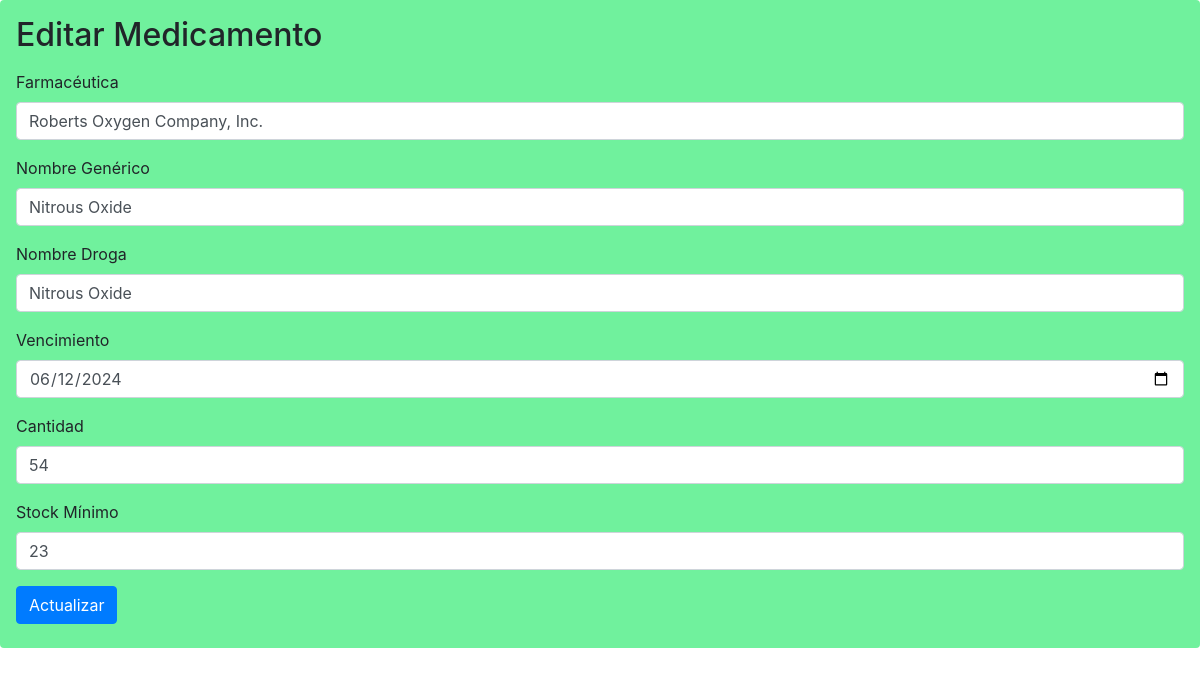
Page /edit/2 on the committed database.
### app.py (models this page shows, shortened)
class Medicamento(db.Model):
    __tablename__ = "medicamentos"
    id = db.Column(db.Integer, primary_key=True)
    farmaceutica = db.Column(db.String(100), nullable=False)
    nombre_generico = db.Column(db.String(100), nullable=False)
    nombre_droga = db.Column(db.String(100), nullable=False)
    vencimiento = db.Column(db.String(10), nullable=False)
    cantidad = db.Column(db.Integer, nullable=False)
    stockminimo = db.Column(db.Integer, nullable=False)

### app.py (the view, shortened to what this page needs)
@app.route('/edit/<int:id>', methods=['GET', 'POST'])
def edit_medicamento(id):
    medicamento = Medicamento.query.get_or_404(id)
    return render_template('add_edit_medicamento.html', medicamento=medicamento)

### templates/add_edit_medicamento.html
{% extends "base.html" %}
{% block content %}
<h1>{% if medicamento %}Editar{% else %}Añadir{% endif %} Medicamento</h1>
<form action="" method="post">
    <div class="form-group">
        <label for="farmaceutica">Farmacéutica</label>
        <input type="text" name="farmaceutica" class="form-control" id="farmaceutica" value="{{ medicamento.farmaceutica if medicamento else '' }}" required>
    </div>
    <div class="form-group">
        <label for="nombre_generico">Nombre Genérico</label>
        <input type="text" name="nombre_generico" class="form-control" id="nombre_generico" value="{{ medicamento.nombre_generico if medicamento else '' }}" required>
    </div>
    <div class="form-group">
        <label for="nombre_droga">Nombre Droga</label>
        <input type="text" name="nombre_droga" class="form-control" id="nombre_droga" value="{{ medicamento.nombre_droga if medicamento else '' }}" required>
    </div>
    <div class="form-group">
        <label for="vencimiento">Vencimiento</label>
        <input type="date" name="vencimiento" class="form-control" id="vencimiento" value="{{ medicamento.vencimiento if medicamento else '' }}" required>
    </div>
    <div class="form-group">
        <label for="cantidad">Cantidad</label>
        <input type="number" name="cantidad" class="form-control" id="cantidad" value="{{ medicamento.cantidad if medicamento else '' }}" required>
    </div>
    <div class="form-group">
        <label for="stockminimo">Stock Mínimo</label>
        <input type="number" name="stockminimo" class="form-control" id="stockminimo" value="{{ medicamento.stockminimo if medicamento else '' }}" required>
    </div>
    <button type="submit" class="btn btn-primary">{% if medicamento %}Actualizar{% else %}Añadir{% endif %}</button>
</form>
{% endblock %}

### static/css/styles.css (style rules this page uses)
.btn { margin-bottom: 0.5rem; }
.form-group { margin-bottom: 1rem; }
h1 { font-size: 2rem; margin-bottom: 1rem; }
body { font-size: 1rem; }

### rows in the picture
Medicamento: farmaceutica "Roberts Oxygen Company, Inc.", nombre_generico "Nitrous Oxide", nombre_droga "Nitrous Oxide", vencimiento "06/12/2024", cantidad "54", stockminimo "23"
